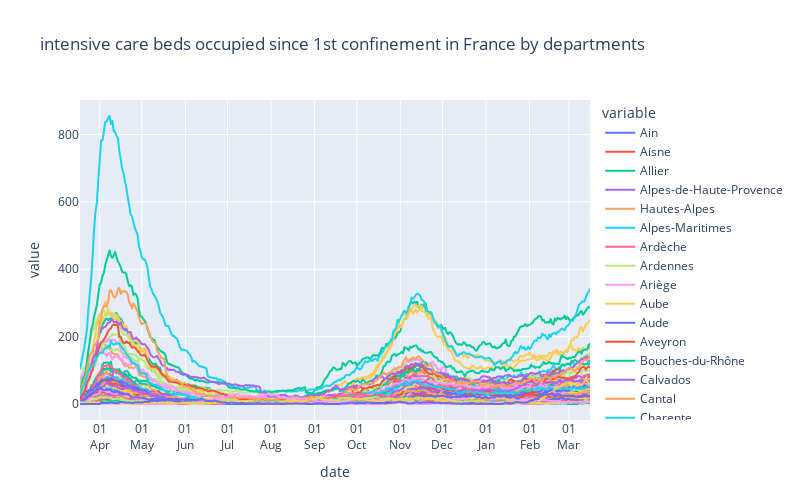

This figure's notebook cell:
### Code cell
fig = px.line(rea_all_nom, x="date", y=rea_all_nom.columns,
              hover_data={"date": "|%B %d, %Y"},
              title='intensive care beds occupied since 1st confinement in France by departments', height=500, width=800)
fig.update_xaxes(
    dtick='M1',
    tickformat="%d\n%b")
fig.show()

### Figure 1 — Plotly figure (JSON) as saved in the notebook; plotly's stock layout.template omitted (floating-point values rounded to 4 significant figures; data arrays with more than 128 entries replaced by an {"elided": "..."} marker saying what was removed)
{"data": [{"hovertemplate": "variable=Ain<br>date=%{x|%B %d, %Y}<br>value=%{y}<extra></extra>", "legendgroup": "Ain", "line": {"color": "#636efa", "dash": "solid"}, "mode": "lines", "name": "Ain", "showlegend": true, "type": "scattergl", "x": {"elided": "364 str values"}, "xaxis": "x", "y": {"elided": "364 int values"}, "yaxis": "y"}, {"hovertemplate": "variable=Aisne<br>date=%{x|%B %d, %Y}<br>value=%{y}<extra></extra>", "legendgroup": "Aisne", "line": {"color": "#EF553B", "dash": "solid"}, "mode": "lines", "name": "Aisne", "showlegend": true, "type": "scattergl", "x": {"elided": "364 str values"}, "xaxis": "x", "y": {"elided": "364 int values"}, "yaxis": "y"}, {"hovertemplate": "variable=Allier<br>date=%{x|%B %d, %Y}<br>value=%{y}<extra></extra>", "legendgroup": "Allier", "line": {"color": "#00cc96", "dash": "solid"}, "mode": "lines", "name": "Allier", "showlegend": true, "type": "scattergl", "x": {"elided": "364 str values"}, "xaxis": "x", "y": {"elided": "364 int values"}, "yaxis": "y"}, {"hovertemplate": "variable=Alpes-de-Haute-Provence<br>date=%{x|%B %d, %Y}<br>value=%{y}<extra></extra>", "legendgroup": "Alpes-de-Haute-Provence", "line": {"color": "#ab63fa", "dash": "solid"}, "mode": "lines", "name": "Alpes-de-Haute-Provence", "showlegend": true, "type": "scattergl", "x": {"elided": "364 str values"}, "xaxis": "x", "y": {"elided": "364 int values"}, "yaxis": "y"}, {"hovertemplate": "variable=Hautes-Alpes<br>date=%{x|%B %d, %Y}<br>value=%{y}<extra></extra>", "legendgroup": "Hautes-Alpes", "line": {"color": "#FFA15A", "dash": "solid"}, "mode": "lines", "name": "Hautes-Alpes", "showlegend": true, "type": "scattergl", "x": {"elided": "364 str values"}, "xaxis": "x", "y": {"elided": "364 int values"}, "yaxis": "y"}, {"hovertemplate": "variable=Alpes-Maritimes<br>date=%{x|%B %d, %Y}<br>value=%{y}<extra></extra>", "legendgroup": "Alpes-Maritimes", "line": {"color": "#19d3f3", "dash": "solid"}, "mode": "lines", "name": "Alpes-Maritimes", "showlegend": true, "type": "scattergl", "x": {"elided": "364 str values"}, "xaxis": "x", "y": {"elided": "364 int values"}, "yaxis": "y"}, {"hovertemplate": "variable=Ardèche<br>date=%{x|%B %d, %Y}<br>value=%{y}<extra></extra>", "legendgroup": "Ardèche", "line": {"color": "#FF6692", "dash": "solid"}, "mode": "lines", "name": "Ardèche", "showlegend": true, "type": "scattergl", "x": {"elided": "364 str values"}, "xaxis": "x", "y": {"elided": "364 int values"}, "yaxis": "y"}, {"hovertemplate": "variable=Ardennes<br>date=%{x|%B %d, %Y}<br>value=%{y}<extra></extra>", "legendgroup": "Ardennes", "line": {"color": "#B6E880", "dash": "solid"}, "mode": "lines", "name": "Ardennes", "showlegend": true, "type": "scattergl", "x": {"elided": "364 str values"}, "xaxis": "x", "y": {"elided": "364 int values"}, "yaxis": "y"}, {"hovertemplate": "variable=Ariège<br>date=%{x|%B %d, %Y}<br>value=%{y}<extra></extra>", "legendgroup": "Ariège", "line": {"color": "#FF97FF", "dash": "solid"}, "mode": "lines", "name": "Ariège", "showlegend": true, "type": "scattergl", "x": {"elided": "364 str values"}, "xaxis": "x", "y": {"elided": "364 int values"}, "yaxis": "y"}, {"hovertemplate": "variable=Aube<br>date=%{x|%B %d, %Y}<br>value=%{y}<extra></extra>", "legendgroup": "Aube", "line": {"color": "#FECB52", "dash": "solid"}, "mode": "lines", "name": "Aube", "showlegend": true, "type": "scattergl", "x": {"elided": "364 str values"}, "xaxis": "x", "y": {"elided": "364 int values"}, "yaxis": "y"}, {"hovertemplate": "variable=Aude<br>date=%{x|%B %d, %Y}<br>value=%{y}<extra></extra>", "legendgroup": "Aude", "line": {"color": "#636efa", "dash": "solid"}, "mode": "lines", "name": "Aude", "showlegend": true, "type": "scattergl", "x": {"elided": "364 str values"}, "xaxis": "x", "y": {"elided": "364 int values"}, "yaxis": "y"}, {"hovertemplate": "variable=Aveyron<br>date=%{x|%B %d, %Y}<br>value=%{y}<extra></extra>", "legendgroup": "Aveyron", "line": {"color": "#EF553B", "dash": "solid"}, "mode": "lines", "name": "Aveyron", "showlegend": true, "type": "scattergl", "x": {"elided": "364 str values"}, "xaxis": "x", "y": {"elided": "364 int values"}, "yaxis": "y"}, {"hovertemplate": "variable=Bouches-du-Rhône<br>date=%{x|%B %d, %Y}<br>value=%{y}<extra></extra>", "legendgroup": "Bouches-du-Rhône", "line": {"color": "#00cc96", "dash": "solid"}, "mode": "lines", "name": "Bouches-du-Rhône", "showlegend": true, "type": "scattergl", "x": {"elided": "364 str values"}, "xaxis": "x", "y": {"elided": "364 int values"}, "yaxis": "y"}, {"hovertemplate": "variable=Calvados<br>date=%{x|%B %d, %Y}<br>value=%{y}<extra></extra>", "legendgroup": "Calvados", "line": {"color": "#ab63fa", "dash": "solid"}, "mode": "lines", "name": "Calvados", "showlegend": true, "type": "scattergl", "x": {"elided": "364 str values"}, "xaxis": "x", "y": {"elided": "364 int values"}, "yaxis": "y"}, {"hovertemplate": "variable=Cantal<br>date=%{x|%B %d, %Y}<br>value=%{y}<extra></extra>", "legendgroup": "Cantal", "line": {"color": "#FFA15A", "dash": "solid"}, "mode": "lines", "name": "Cantal", "showlegend": true, "type": "scattergl", "x": {"elided": "364 str values"}, "xaxis": "x", "y": {"elided": "364 int values"}, "yaxis": "y"}, {"hovertemplate": "variable=Charente<br>date=%{x|%B %d, %Y}<br>value=%{y}<extra></extra>", "legendgroup": "Charente", "line": {"color": "#19d3f3", "dash": "solid"}, "mode": "lines", "name": "Charente", "showlegend": true, "type": "scattergl", "x": {"elided": "364 str values"}, "xaxis": "x", "y": {"elided": "364 int values"}, "yaxis": "y"}, {"hovertemplate": "variable=Charente-Maritime<br>date=%{x|%B %d, %Y}<br>value=%{y}<extra></extra>", "legendgroup": "Charente-Maritime", "line": {"color": "#FF6692", "dash": "solid"}, "mode": "lines", "name": "Charente-Maritime", "showlegend": true, "type": "scattergl", "x": {"elided": "364 str values"}, "xaxis": "x", "y": {"elided": "364 int values"}, "yaxis": "y"}, {"hovertemplate": "variable=Cher<br>date=%{x|%B %d, %Y}<br>value=%{y}<extra></extra>", "legendgroup": "Cher", "line": {"color": "#B6E880", "dash": "solid"}, "mode": "lines", "name": "Cher", "showlegend": true, "type": "scattergl", "x": {"elided": "364 str values"}, "xaxis": "x", "y": {"elided": "364 int values"}, "yaxis": "y"}, {"hovertemplate": "variable=Corrèze<br>date=%{x|%B %d, %Y}<br>value=%{y}<extra></extra>", "legendgroup": "Corrèze", "line": {"color": "#FF97FF", "dash": "solid"}, "mode": "lines", "name": "Corrèze", "showlegend": true, "type": "scattergl", "x": {"elided": "364 str values"}, "xaxis": "x", "y": {"elided": "364 int values"}, "yaxis": "y"}, {"hovertemplate": "variable=Côte-d'Or<br>date=%{x|%B %d, %Y}<br>value=%{y}<extra></extra>", "legendgroup": "Côte-d'Or", "line": {"color": "#FECB52", "dash": "solid"}, "mode": "lines", "name": "Côte-d'Or", "showlegend": true, "type": "scattergl", "x": {"elided": "364 str values"}, "xaxis": "x", "y": {"elided": "364 int values"}, "yaxis": "y"}, {"hovertemplate": "variable=Côtes-d'Armor<br>date=%{x|%B %d, %Y}<br>value=%{y}<extra></extra>", "legendgroup": "Côtes-d'Armor", "line": {"color": "#636efa", "dash": "solid"}, "mode": "lines", "name": "Côtes-d'Armor", "showlegend": true, "type": "scattergl", "x": {"elided": "364 str values"}, "xaxis": "x", "y": {"elided": "364 int values"}, "yaxis": "y"}, {"hovertemplate": "variable=Creuse<br>date=%{x|%B %d, %Y}<br>value=%{y}<extra></extra>", "legendgroup": "Creuse", "line": {"color": "#EF553B", "dash": "solid"}, "mode": "lines", "name": "Creuse", "showlegend": true, "type": "scattergl", "x": {"elided": "364 str values"}, "xaxis": "x", "y": {"elided": "364 int values"}, "yaxis": "y"}, {"hovertemplate": "variable=Dordogne<br>date=%{x|%B %d, %Y}<br>value=%{y}<extra></extra>", "legendgroup": "Dordogne", "line": {"color": "#00cc96", "dash": "solid"}, "mode": "lines", "name": "Dordogne", "showlegend": true, "type": "scattergl", "x": {"elided": "364 str values"}, "xaxis": "x", "y": {"elided": "364 int values"}, "yaxis": "y"}, {"hovertemplate": "variable=Doubs<br>date=%{x|%B %d, %Y}<br>value=%{y}<extra></extra>", "legendgroup": "Doubs", "line": {"color": "#ab63fa", "dash": "solid"}, "mode": "lines", "name": "Doubs", "showlegend": true, "type": "scattergl", "x": {"elided": "364 str values"}, "xaxis": "x", "y": {"elided": "364 int values"}, "yaxis": "y"}, {"hovertemplate": "variable=Drôme<br>date=%{x|%B %d, %Y}<br>value=%{y}<extra></extra>", "legendgroup": "Drôme", "line": {"color": "#FFA15A", "dash": "solid"}, "mode": "lines", "name": "Drôme", "showlegend": true, "type": "scattergl", "x": {"elided": "364 str values"}, "xaxis": "x", "y": {"elided": "364 int values"}, "yaxis": "y"}, {"hovertemplate": "variable=Eure<br>date=%{x|%B %d, %Y}<br>value=%{y}<extra></extra>", "legendgroup": "Eure", "line": {"color": "#19d3f3", "dash": "solid"}, "mode": "lines", "name": "Eure", "showlegend": true, "type": "scattergl", "x": {"elided": "364 str values"}, "xaxis": "x", "y": {"elided": "364 int values"}, "yaxis": "y"}, {"hovertemplate": "variable=Eure-et-Loir<br>date=%{x|%B %d, %Y}<br>value=%{y}<extra></extra>", "legendgroup": "Eure-et-Loir", "line": {"color": "#FF6692", "dash": "solid"}, "mode": "lines", "name": "Eure-et-Loir", "showlegend": true, "type": "scattergl", "x": {"elided": "364 str values"}, "xaxis": "x", "y": {"elided": "364 int values"}, "yaxis": "y"}, {"hovertemplate": "variable=Finistère<br>date=%{x|%B %d, %Y}<br>value=%{y}<extra></extra>", "legendgroup": "Finistère", "line": {"color": "#B6E880", "dash": "solid"}, "mode": "lines", "name": "Finistère", "showlegend": true, "type": "scattergl", "x": {"elided": "364 str values"}, "xaxis": "x", "y": {"elided": "364 int values"}, "yaxis": "y"}, {"hovertemplate": "variable=Corse-du-Sud<br>date=%{x|%B %d, %Y}<br>value=%{y}<extra></extra>", "legendgroup": "Corse-du-Sud", "line": {"color": "#FF97FF", "dash": "solid"}, "mode": "lines", "name": "Corse-du-Sud", "showlegend": true, "type": "scattergl", "x": {"elided": "364 str values"}, "xaxis": "x", "y": {"elided": "364 int values"}, "yaxis": "y"}, {"hovertemplate": "variable=Haute-Corse<br>date=%{x|%B %d, %Y}<br>value=%{y}<extra></extra>", "legendgroup": "Haute-Corse", "line": {"color": "#FECB52", "dash": "solid"}, "mode": "lines", "name": "Haute-Corse", "showlegend": true, "type": "scattergl", "x": {"elided": "364 str values"}, "xaxis": "x", "y": {"elided": "364 int values"}, "yaxis": "y"}, {"hovertemplate": "variable=Gard<br>date=%{x|%B %d, %Y}<br>value=%{y}<extra></extra>", "legendgroup": "Gard", "line": {"color": "#636efa", "dash": "solid"}, "mode": "lines", "name": "Gard", "showlegend": true, "type": "scattergl", "x": {"elided": "364 str values"}, "xaxis": "x", "y": {"elided": "364 int values"}, "yaxis": "y"}, {"hovertemplate": "variable=Haute-Garonne<br>date=%{x|%B %d, %Y}<br>value=%{y}<extra></extra>", "legendgroup": "Haute-Garonne", "line": {"color": "#EF553B", "dash": "solid"}, "mode": "lines", "name": "Haute-Garonne", "showlegend": true, "type": "scattergl", "x": {"elided": "364 str values"}, "xaxis": "x", "y": {"elided": "364 int values"}, "yaxis": "y"}, {"hovertemplate": "variable=Gers<br>date=%{x|%B %d, %Y}<br>value=%{y}<extra></extra>", "legendgroup": "Gers", "line": {"color": "#00cc96", "dash": "solid"}, "mode": "lines", "name": "Gers", "showlegend": true, "type": "scattergl", "x": {"elided": "364 str values"}, "xaxis": "x", "y": {"elided": "364 int values"}, "yaxis": "y"}, {"hovertemplate": "variable=Gironde<br>date=%{x|%B %d, %Y}<br>value=%{y}<extra></extra>", "legendgroup": "Gironde", "line": {"color": "#ab63fa", "dash": "solid"}, "mode": "lines", "name": "Gironde", "showlegend": true, "type": "scattergl", "x": {"elided": "364 str values"}, "xaxis": "x", "y": {"elided": "364 int values"}, "yaxis": "y"}, {"hovertemplate": "variable=Hérault<br>date=%{x|%B %d, %Y}<br>value=%{y}<extra></extra>", "legendgroup": "Hérault", "line": {"color": "#FFA15A", "dash": "solid"}, "mode": "lines", "name": "Hérault", "showlegend": true, "type": "scattergl", "x": {"elided": "364 str values"}, "xaxis": "x", "y": {"elided": "364 int values"}, "yaxis": "y"}, {"hovertemplate": "variable=Ille-et-Vilaine<br>date=%{x|%B %d, %Y}<br>value=%{y}<extra></extra>", "legendgroup": "Ille-et-Vilaine", "line": {"color": "#19d3f3", "dash": "solid"}, "mode": "lines", "name": "Ille-et-Vilaine", "showlegend": true, "type": "scattergl", "x": {"elided": "364 str values"}, "xaxis": "x", "y": {"elided": "364 int values"}, "yaxis": "y"}, {"hovertemplate": "variable=Indre<br>date=%{x|%B %d, %Y}<br>value=%{y}<extra></extra>", "legendgroup": "Indre", "line": {"color": "#FF6692", "dash": "solid"}, "mode": "lines", "name": "Indre", "showlegend": true, "type": "scattergl", "x": {"elided": "364 str values"}, "xaxis": "x", "y": {"elided": "364 int values"}, "yaxis": "y"}, {"hovertemplate": "variable=Indre-et-Loire<br>date=%{x|%B %d, %Y}<br>value=%{y}<extra></extra>", "legendgroup": "Indre-et-Loire", "line": {"color": "#B6E880", "dash": "solid"}, "mode": "lines", "name": "Indre-et-Loire", "showlegend": true, "type": "scattergl", "x": {"elided": "364 str values"}, "xaxis": "x", "y": {"elided": "364 int values"}, "yaxis": "y"}, {"hovertemplate": "variable=Isère<br>date=%{x|%B %d, %Y}<br>value=%{y}<extra></extra>", "legendgroup": "Isère", "line": {"color": "#FF97FF", "dash": "solid"}, "mode": "lines", "name": "Isère", "showlegend": true, "type": "scattergl", "x": {"elided": "364 str values"}, "xaxis": "x", "y": {"elided": "364 int values"}, "yaxis": "y"}, {"hovertemplate": "variable=Jura<br>date=%{x|%B %d, %Y}<br>value=%{y}<extra></extra>", "legendgroup": "Jura", "line": {"color": "#FECB52", "dash": "solid"}, "mode": "lines", "name": "Jura", "showlegend": true, "type": "scattergl", "x": {"elided": "364 str values"}, "xaxis": "x", "y": {"elided": "364 int values"}, "yaxis": "y"}, {"hovertemplate": "variable=Landes<br>date=%{x|%B %d, %Y}<br>value=%{y}<extra></extra>", "legendgroup": "Landes", "line": {"color": "#636efa", "dash": "solid"}, "mode": "lines", "name": "Landes", "showlegend": true, "type": "scattergl", "x": {"elided": "364 str values"}, "xaxis": "x", "y": {"elided": "364 int values"}, "yaxis": "y"}, {"hovertemplate": "variable=Loir-et-Cher<br>date=%{x|%B %d, %Y}<br>value=%{y}<extra></extra>", "legendgroup": "Loir-et-Cher", "line": {"color": "#EF553B", "dash": "solid"}, "mode": "lines", "name": "Loir-et-Cher", "showlegend": true, "type": "scattergl", "x": {"elided": "364 str values"}, "xaxis": "x", "y": {"elided": "364 int values"}, "yaxis": "y"}, {"hovertemplate": "variable=Loire<br>date=%{x|%B %d, %Y}<br>value=%{y}<extra></extra>", "legendgroup": "Loire", "line": {"color": "#00cc96", "dash": "solid"}, "mode": "lines", "name": "Loire", "showlegend": true, "type": "scattergl", "x": {"elided": "364 str values"}, "xaxis": "x", "y": {"elided": "364 int values"}, "yaxis": "y"}, {"hovertemplate": "variable=Haute-Loire<br>date=%{x|%B %d, %Y}<br>value=%{y}<extra></extra>", "legendgroup": "Haute-Loire", "line": {"color": "#ab63fa", "dash": "solid"}, "mode": "lines", "name": "Haute-Loire", "showlegend": true, "type": "scattergl", "x": {"elided": "364 str values"}, "xaxis": "x", "y": {"elided": "364 int values"}, "yaxis": "y"}, {"hovertemplate": "variable=Loire-Atlantique<br>date=%{x|%B %d, %Y}<br>value=%{y}<extra></extra>", "legendgroup": "Loire-Atlantique", "line": {"color": "#FFA15A", "dash": "solid"}, "mode": "lines", "name": "Loire-Atlantique", "showlegend": true, "type": "scattergl", "x": {"elided": "364 str values"}, "xaxis": "x", "y": {"elided": "364 int values"}, "yaxis": "y"}, {"hovertemplate": "variable=Loiret<br>date=%{x|%B %d, %Y}<br>value=%{y}<extra></extra>", "legendgroup": "Loiret", "line": {"color": "#19d3f3", "dash": "solid"}, "mode": "lines", "name": "Loiret", "showlegend": true, "type": "scattergl", "x": {"elided": "364 str values"}, "xaxis": "x", "y": {"elided": "364 int values"}, "yaxis": "y"}, {"hovertemplate": "variable=Lot<br>date=%{x|%B %d, %Y}<br>value=%{y}<extra></extra>", "legendgroup": "Lot", "line": {"color": "#FF6692", "dash": "solid"}, "mode": "lines", "name": "Lot", "showlegend": true, "type": "scattergl", "x": {"elided": "364 str values"}, "xaxis": "x", "y": {"elided": "364 int values"}, "yaxis": "y"}, {"hovertemplate": "variable=Lot-et-Garonne<br>date=%{x|%B %d, %Y}<br>value=%{y}<extra></extra>", "legendgroup": "Lot-et-Garonne", "line": {"color": "#B6E880", "dash": "solid"}, "mode": "lines", "name": "Lot-et-Garonne", "showlegend": true, "type": "scattergl", "x": {"elided": "364 str values"}, "xaxis": "x", "y": {"elided": "364 int values"}, "yaxis": "y"}, {"hovertemplate": "variable=Lozère<br>date=%{x|%B %d, %Y}<br>value=%{y}<extra></extra>", "legendgroup": "Lozère", "line": {"color": "#FF97FF", "dash": "solid"}, "mode": "lines", "name": "Lozère", "showlegend": true, "type": "scattergl", "x": {"elided": "364 str values"}, "xaxis": "x", "y": {"elided": "364 int values"}, "yaxis": "y"}, {"hovertemplate": "variable=Maine-et-Loire<br>date=%{x|%B %d, %Y}<br>value=%{y}<extra></extra>", "legendgroup": "Maine-et-Loire", "line": {"color": "#FECB52", "dash": "solid"}, "mode": "lines", "name": "Maine-et-Loire", "showlegend": true, "type": "scattergl", "x": {"elided": "364 str values"}, "xaxis": "x", "y": {"elided": "364 int values"}, "yaxis": "y"}, {"hovertemplate": "variable=Manche<br>date=%{x|%B %d, %Y}<br>value=%{y}<extra></extra>", "legendgroup": "Manche", "line": {"color": "#636efa", "dash": "solid"}, "mode": "lines", "name": "Manche", "showlegend": true, "type": "scattergl", "x": {"elided": "364 str values"}, "xaxis": "x", "y": {"elided": "364 int values"}, "yaxis": "y"}, {"hovertemplate": "variable=Marne<br>date=%{x|%B %d, %Y}<br>value=%{y}<extra></extra>", "legendgroup": "Marne", "line": {"color": "#EF553B", "dash": "solid"}, "mode": "lines", "name": "Marne", "showlegend": true, "type": "scattergl", "x": {"elided": "364 str values"}, "xaxis": "x", "y": {"elided": "364 int values"}, "yaxis": "y"}, {"hovertemplate": "variable=Haute-Marne<br>date=%{x|%B %d, %Y}<br>value=%{y}<extra></extra>", "legendgroup": "Haute-Marne", "line": {"color": "#00cc96", "dash": "solid"}, "mode": "lines", "name": "Haute-Marne", "showlegend": true, "type": "scattergl", "x": {"elided": "364 str values"}, "xaxis": "x", "y": {"elided": "364 int values"}, "yaxis": "y"}, {"hovertemplate": "variable=Mayenne<br>date=%{x|%B %d, %Y}<br>value=%{y}<extra></extra>", "legendgroup": "Mayenne", "line": {"color": "#ab63fa", "dash": "solid"}, "mode": "lines", "name": "Mayenne", "showlegend": true, "type": "scattergl", "x": {"elided": "364 str values"}, "xaxis": "x", "y": {"elided": "364 int values"}, "yaxis": "y"}, {"hovertemplate": "variable=Meurthe-et-Moselle<br>date=%{x|%B %d, %Y}<br>value=%{y}<extra></extra>", "legendgroup": "Meurthe-et-Moselle", "line": {"color": "#FFA15A", "dash": "solid"}, "mode": "lines", "name": "Meurthe-et-Moselle", "showlegend": true, "type": "scattergl", "x": {"elided": "364 str values"}, "xaxis": "x", "y": {"elided": "364 int values"}, "yaxis": "y"}, {"hovertemplate": "variable=Meuse<br>date=%{x|%B %d, %Y}<br>value=%{y}<extra></extra>", "legendgroup": "Meuse", "line": {"color": "#19d3f3", "dash": "solid"}, "mode": "lines", "name": "Meuse", "showlegend": true, "type": "scattergl", "x": {"elided": "364 str values"}, "xaxis": "x", "y": {"elided": "364 int values"}, "yaxis": "y"}, {"hovertemplate": "variable=Morbihan<br>date=%{x|%B %d, %Y}<br>value=%{y}<extra></extra>", "legendgroup": "Morbihan", "line": {"color": "#FF6692", "dash": "solid"}, "mode": "lines", "name": "Morbihan", "showlegend": true, "type": "scattergl", "x": {"elided": "364 str values"}, "xaxis": "x", "y": {"elided": "364 int values"}, "yaxis": "y"}, {"hovertemplate": "variable=Moselle<br>date=%{x|%B %d, %Y}<br>value=%{y}<extra></extra>", "legendgroup": "Moselle", "line": {"color": "#B6E880", "dash": "solid"}, "mode": "lines", "name": "Moselle", "showlegend": true, "type": "scattergl", "x": {"elided": "364 str values"}, "xaxis": "x", "y": {"elided": "364 int values"}, "yaxis": "y"}, {"hovertemplate": "variable=Nièvre<br>date=%{x|%B %d, %Y}<br>value=%{y}<extra></extra>", "legendgroup": "Nièvre", "line": {"color": "#FF97FF", "dash": "solid"}, "mode": "lines", "name": "Nièvre", "showlegend": true, "type": "scattergl", "x": {"elided": "364 str values"}, "xaxis": "x", "y": {"elided": "364 int values"}, "yaxis": "y"}, {"hovertemplate": "variable=Nord<br>date=%{x|%B %d, %Y}<br>value=%{y}<extra></extra>", "legendgroup": "Nord", "line": {"color": "#FECB52", "dash": "solid"}, "mode": "lines", "name": "Nord", "showlegend": true, "type": "scattergl", "x": {"elided": "364 str values"}, "xaxis": "x", "y": {"elided": "364 int values"}, "yaxis": "y"}, {"hovertemplate": "variable=Oise<br>date=%{x|%B %d, %Y}<br>value=%{y}<extra></extra>", "legendgroup": "Oise", "line": {"color": "#636efa", "dash": "solid"}, "mode": "lines", "name": "Oise", "showlegend": true, "type": "scattergl", "x": {"elided": "364 str values"}, "xaxis": "x", "y": {"elided": "364 int values"}, "yaxis": "y"}, {"hovertemplate": "variable=Orne<br>date=%{x|%B %d, %Y}<br>value=%{y}<extra></extra>", "legendgroup": "Orne", "line": {"color": "#EF553B", "dash": "solid"}, "mode": "lines", "name": "Orne", "showlegend": true, "type": "scattergl", "x": {"elided": "364 str values"}, "xaxis": "x", "y": {"elided": "364 int values"}, "yaxis": "y"}, {"hovertemplate": "variable=Pas-de-Calais<br>date=%{x|%B %d, %Y}<br>value=%{y}<extra></extra>", "legendgroup": "Pas-de-Calais", "line": {"color": "#00cc96", "dash": "solid"}, "mode": "lines", "name": "Pas-de-Calais", "showlegend": true, "type": "scattergl", "x": {"elided": "364 str values"}, "xaxis": "x", "y": {"elided": "364 int values"}, "yaxis": "y"}, {"hovertemplate": "variable=Puy-de-Dôme<br>date=%{x|%B %d, %Y}<br>value=%{y}<extra></extra>", "legendgroup": "Puy-de-Dôme", "line": {"color": "#ab63fa", "dash": "solid"}, "mode": "lines", "name": "Puy-de-Dôme", "showlegend": true, "type": "scattergl", "x": {"elided": "364 str values"}, "xaxis": "x", "y": {"elided": "364 int values"}, "yaxis": "y"}, {"hovertemplate": "variable=Pyrénées-Atlantiques<br>date=%{x|%B %d, %Y}<br>value=%{y}<extra></extra>", "legendgroup": "Pyrénées-Atlantiques", "line": {"color": "#FFA15A", "dash": "solid"}, "mode": "lines", "name": "Pyrénées-Atlantiques", "showlegend": true, "type": "scattergl", "x": {"elided": "364 str values"}, "xaxis": "x", "y": {"elided": "364 int values"}, "yaxis": "y"}, {"hovertemplate": "variable=Hautes-Pyrénées<br>date=%{x|%B %d, %Y}<br>value=%{y}<extra></extra>", "legendgroup": "Hautes-Pyrénées", "line": {"color": "#19d3f3", "dash": "solid"}, "mode": "lines", "name": "Hautes-Pyrénées", "showlegend": true, "type": "scattergl", "x": {"elided": "364 str values"}, "xaxis": "x", "y": {"elided": "364 int values"}, "yaxis": "y"}, {"hovertemplate": "variable=Pyrénées-Orientales<br>date=%{x|%B %d, %Y}<br>value=%{y}<extra></extra>", "legendgroup": "Pyrénées-Orientales", "line": {"color": "#FF6692", "dash": "solid"}, "mode": "lines", "name": "Pyrénées-Orientales", "showlegend": true, "type": "scattergl", "x": {"elided": "364 str values"}, "xaxis": "x", "y": {"elided": "364 int values"}, "yaxis": "y"}, {"hovertemplate": "variable=Bas-Rhin<br>date=%{x|%B %d, %Y}<br>value=%{y}<extra></extra>", "legendgroup": "Bas-Rhin", "line": {"color": "#B6E880", "dash": "solid"}, "mode": "lines", "name": "Bas-Rhin", "showlegend": true, "type": "scattergl", "x": {"elided": "364 str values"}, "xaxis": "x", "y": {"elided": "364 int values"}, "yaxis": "y"}, {"hovertemplate": "variable=Haut-Rhin<br>date=%{x|%B %d, %Y}<br>value=%{y}<extra></extra>", "legendgroup": "Haut-Rhin", "line": {"color": "#FF97FF", "dash": "solid"}, "mode": "lines", "name": "Haut-Rhin", "showlegend": true, "type": "scattergl", "x": {"elided": "364 str values"}, "xaxis": "x", "y": {"elided": "364 int values"}, "yaxis": "y"}, {"hovertemplate": "variable=Rhône<br>date=%{x|%B %d, %Y}<br>value=%{y}<extra></extra>", "legendgroup": "Rhône", "line": {"color": "#FECB52", "dash": "solid"}, "mode": "lines", "name": "Rhône", "showlegend": true, "type": "scattergl", "x": {"elided": "364 str values"}, "xaxis": "x", "y": {"elided": "364 int values"}, "yaxis": "y"}, {"hovertemplate": "variable=Haute-Saône<br>date=%{x|%B %d, %Y}<br>value=%{y}<extra></extra>", "legendgroup": "Haute-Saône", "line": {"color": "#636efa", "dash": "solid"}, "mode": "lines", "name": "Haute-Saône", "showlegend": true, "type": "scattergl", "x": {"elided": "364 str values"}, "xaxis": "x", "y": {"elided": "364 int values"}, "yaxis": "y"}, {"hovertemplate": "variable=Saône-et-Loire<br>date=%{x|%B %d, %Y}<br>value=%{y}<extra></extra>", "legendgroup": "Saône-et-Loire", "line": {"color": "#EF553B", "dash": "solid"}, "mode": "lines", "name": "Saône-et-Loire", "showlegend": true, "type": "scattergl", "x": {"elided": "364 str values"}, "xaxis": "x", "y": {"elided": "364 int values"}, "yaxis": "y"}, {"hovertemplate": "variable=Sarthe<br>date=%{x|%B %d, %Y}<br>value=%{y}<extra></extra>", "legendgroup": "Sarthe", "line": {"color": "#00cc96", "dash": "solid"}, "mode": "lines", "name": "Sarthe", "showlegend": true, "type": "scattergl", "x": {"elided": "364 str values"}, "xaxis": "x", "y": {"elided": "364 int values"}, "yaxis": "y"}, {"hovertemplate": "variable=Savoie<br>date=%{x|%B %d, %Y}<br>value=%{y}<extra></extra>", "legendgroup": "Savoie", "line": {"color": "#ab63fa", "dash": "solid"}, "mode": "lines", "name": "Savoie", "showlegend": true, "type": "scattergl", "x": {"elided": "364 str values"}, "xaxis": "x", "y": {"elided": "364 int values"}, "yaxis": "y"}, {"hovertemplate": "variable=Haute-Savoie<br>date=%{x|%B %d, %Y}<br>value=%{y}<extra></extra>", "legendgroup": "Haute-Savoie", "line": {"color": "#FFA15A", "dash": "solid"}, "mode": "lines", "name": "Haute-Savoie", "showlegend": true, "type": "scattergl", "x": {"elided": "364 str values"}, "xaxis": "x", "y": {"elided": "364 int values"}, "yaxis": "y"}, {"hovertemplate": "variable=Paris<br>date=%{x|%B %d, %Y}<br>value=%{y}<extra></extra>", "legendgroup": "Paris", "line": {"color": "#19d3f3", "dash": "solid"}, "mode": "lines", "name": "Paris", "showlegend": true, "type": "scattergl", "x": {"elided": "364 str values"}, "xaxis": "x", "y": {"elided": "364 int values"}, "yaxis": "y"}, {"hovertemplate": "variable=Seine-Maritime<br>date=%{x|%B %d, %Y}<br>value=%{y}<extra></extra>", "legendgroup": "Seine-Maritime", "line": {"color": "#FF6692", "dash": "solid"}, "mode": "lines", "name": "Seine-Maritime", "showlegend": true, "type": "scattergl", "x": {"elided": "364 str values"}, "xaxis": "x", "y": {"elided": "364 int values"}, "yaxis": "y"}, {"hovertemplate": "variable=Seine-et-Marne<br>date=%{x|%B %d, %Y}<br>value=%{y}<extra></extra>", "legendgroup": "Seine-et-Marne", "line": {"color": "#B6E880", "dash": "solid"}, "mode": "lines", "name": "Seine-et-Marne", "showlegend": true, "type": "scattergl", "x": {"elided": "364 str values"}, "xaxis": "x", "y": {"elided": "364 int values"}, "yaxis": "y"}, {"hovertemplate": "variable=Yvelines<br>date=%{x|%B %d, %Y}<br>value=%{y}<extra></extra>", "legendgroup": "Yvelines", "line": {"color": "#FF97FF", "dash": "solid"}, "mode": "lines", "name": "Yvelines", "showlegend": true, "type": "scattergl", "x": {"elided": "364 str values"}, "xaxis": "x", "y": {"elided": "364 int values"}, "yaxis": "y"}, {"hovertemplate": "variable=Deux-Sèvres<br>date=%{x|%B %d, %Y}<br>value=%{y}<extra></extra>", "legendgroup": "Deux-Sèvres", "line": {"color": "#FECB52", "dash": "solid"}, "mode": "lines", "name": "Deux-Sèvres", "showlegend": true, "type": "scattergl", "x": {"elided": "364 str values"}, "xaxis": "x", "y": {"elided": "364 int values"}, "yaxis": "y"}, {"hovertemplate": "variable=Somme<br>date=%{x|%B %d, %Y}<br>value=%{y}<extra></extra>", "legendgroup": "Somme", "line": {"color": "#636efa", "dash": "solid"}, "mode": "lines", "name": "Somme", "showlegend": true, "type": "scattergl", "x": {"elided": "364 str values"}, "xaxis": "x", "y": {"elided": "364 int values"}, "yaxis": "y"}, {"hovertemplate": "variable=Tarn<br>date=%{x|%B %d, %Y}<br>value=%{y}<extra></extra>", "legendgroup": "Tarn", "line": {"color": "#EF553B", "dash": "solid"}, "mode": "lines", "name": "Tarn", "showlegend": true, "type": "scattergl", "x": {"elided": "364 str values"}, "xaxis": "x", "y": {"elided": "364 int values"}, "yaxis": "y"}, {"hovertemplate": "variable=Tarn-et-Garonne<br>date=%{x|%B %d, %Y}<br>value=%{y}<extra></extra>", "legendgroup": "Tarn-et-Garonne", "line": {"color": "#00cc96", "dash": "solid"}, "mode": "lines", "name": "Tarn-et-Garonne", "showlegend": true, "type": "scattergl", "x": {"elided": "364 str values"}, "xaxis": "x", "y": {"elided": "364 int values"}, "yaxis": "y"}, {"hovertemplate": "variable=Var<br>date=%{x|%B %d, %Y}<br>value=%{y}<extra></extra>", "legendgroup": "Var", "line": {"color": "#ab63fa", "dash": "solid"}, "mode": "lines", "name": "Var", "showlegend": true, "type": "scattergl", "x": {"elided": "364 str values"}, "xaxis": "x", "y": {"elided": "364 int values"}, "yaxis": "y"}, {"hovertemplate": "variable=Vaucluse<br>date=%{x|%B %d, %Y}<br>value=%{y}<extra></extra>", "legendgroup": "Vaucluse", "line": {"color": "#FFA15A", "dash": "solid"}, "mode": "lines", "name": "Vaucluse", "showlegend": true, "type": "scattergl", "x": {"elided": "364 str values"}, "xaxis": "x", "y": {"elided": "364 int values"}, "yaxis": "y"}, {"hovertemplate": "variable=Vendée<br>date=%{x|%B %d, %Y}<br>value=%{y}<extra></extra>", "legendgroup": "Vendée", "line": {"color": "#19d3f3", "dash": "solid"}, "mode": "lines", "name": "Vendée", "showlegend": true, "type": "scattergl", "x": {"elided": "364 str values"}, "xaxis": "x", "y": {"elided": "364 int values"}, "yaxis": "y"}, {"hovertemplate": "variable=Vienne<br>date=%{x|%B %d, %Y}<br>value=%{y}<extra></extra>", "legendgroup": "Vienne", "line": {"color": "#FF6692", "dash": "solid"}, "mode": "lines", "name": "Vienne", "showlegend": true, "type": "scattergl", "x": {"elided": "364 str values"}, "xaxis": "x", "y": {"elided": "364 int values"}, "yaxis": "y"}, {"hovertemplate": "variable=Haute-Vienne<br>date=%{x|%B %d, %Y}<br>value=%{y}<extra></extra>", "legendgroup": "Haute-Vienne", "line": {"color": "#B6E880", "dash": "solid"}, "mode": "lines", "name": "Haute-Vienne", "showlegend": true, "type": "scattergl", "x": {"elided": "364 str values"}, "xaxis": "x", "y": {"elided": "364 int values"}, "yaxis": "y"}, {"hovertemplate": "variable=Vosges<br>date=%{x|%B %d, %Y}<br>value=%{y}<extra></extra>", "legendgroup": "Vosges", "line": {"color": "#FF97FF", "dash": "solid"}, "mode": "lines", "name": "Vosges", "showlegend": true, "type": "scattergl", "x": {"elided": "364 str values"}, "xaxis": "x", "y": {"elided": "364 int values"}, "yaxis": "y"}, {"hovertemplate": "variable=Yonne<br>date=%{x|%B %d, %Y}<br>value=%{y}<extra></extra>", "legendgroup": "Yonne", "line": {"color": "#FECB52", "dash": "solid"}, "mode": "lines", "name": "Yonne", "showlegend": true, "type": "scattergl", "x": {"elided": "364 str values"}, "xaxis": "x", "y": {"elided": "364 int values"}, "yaxis": "y"}, {"hovertemplate": "variable=Territoire de Belfort<br>date=%{x|%B %d, %Y}<br>value=%{y}<extra></extra>", "legendgroup": "Territoire de Belfort", "line": {"color": "#636efa", "dash": "solid"}, "mode": "lines", "name": "Territoire de Belfort", "showlegend": true, "type": "scattergl", "x": {"elided": "364 str values"}, "xaxis": "x", "y": {"elided": "364 int values"}, "yaxis": "y"}, {"hovertemplate": "variable=Essonne<br>date=%{x|%B %d, %Y}<br>value=%{y}<extra></extra>", "legendgroup": "Essonne", "line": {"color": "#EF553B", "dash": "solid"}, "mode": "lines", "name": "Essonne", "showlegend": true, "type": "scattergl", "x": {"elided": "364 str values"}, "xaxis": "x", "y": {"elided": "364 int values"}, "yaxis": "y"}, {"hovertemplate": "variable=Hauts-de-Seine<br>date=%{x|%B %d, %Y}<br>value=%{y}<extra></extra>", "legendgroup": "Hauts-de-Seine", "line": {"color": "#00cc96", "dash": "solid"}, "mode": "lines", "name": "Hauts-de-Seine", "showlegend": true, "type": "scattergl", "x": {"elided": "364 str values"}, "xaxis": "x", "y": {"elided": "364 int values"}, "yaxis": "y"}, {"hovertemplate": "variable=Seine-Saint-Denis<br>date=%{x|%B %d, %Y}<br>value=%{y}<extra></extra>", "legendgroup": "Seine-Saint-Denis", "line": {"color": "#ab63fa", "dash": "solid"}, "mode": "lines", "name": "Seine-Saint-Denis", "showlegend": true, "type": "scattergl", "x": {"elided": "364 str values"}, "xaxis": "x", "y": {"elided": "364 int values"}, "yaxis": "y"}, {"hovertemplate": "variable=Val-de-Marne<br>date=%{x|%B %d, %Y}<br>value=%{y}<extra></extra>", "legendgroup": "Val-de-Marne", "line": {"color": "#FFA15A", "dash": "solid"}, "mode": "lines", "name": "Val-de-Marne", "showlegend": true, "type": "scattergl", "x": {"elided": "364 str values"}, "xaxis": "x", "y": {"elided": "364 int values"}, "yaxis": "y"}, {"hovertemplate": "variable=Val-d'Oise<br>date=%{x|%B %d, %Y}<br>value=%{y}<extra></extra>", "legendgroup": "Val-d'Oise", "line": {"color": "#19d3f3", "dash": "solid"}, "mode": "lines", "name": "Val-d'Oise", "showlegend": true, "type": "scattergl", "x": {"elided": "364 str values"}, "xaxis": "x", "y": {"elided": "364 int values"}, "yaxis": "y"}, {"hovertemplate": "variable=Guadeloupe<br>date=%{x|%B %d, %Y}<br>value=%{y}<extra></extra>", "legendgroup": "Guadeloupe", "line": {"color": "#FF6692", "dash": "solid"}, "mode": "lines", "name": "Guadeloupe", "showlegend": true, "type": "scattergl", "x": {"elided": "364 str values"}, "xaxis": "x", "y": {"elided": "364 int values"}, "yaxis": "y"}, {"hovertemplate": "variable=Martinique<br>date=%{x|%B %d, %Y}<br>value=%{y}<extra></extra>", "legendgroup": "Martinique", "line": {"color": "#B6E880", "dash": "solid"}, "mode": "lines", "name": "Martinique", "showlegend": true, "type": "scattergl", "x": {"elided": "364 str values"}, "xaxis": "x", "y": {"elided": "364 int values"}, "yaxis": "y"}, {"hovertemplate": "variable=Guyane<br>date=%{x|%B %d, %Y}<br>value=%{y}<extra></extra>", "legendgroup": "Guyane", "line": {"color": "#FF97FF", "dash": "solid"}, "mode": "lines", "name": "Guyane", "showlegend": true, "type": "scattergl", "x": {"elided": "364 str values"}, "xaxis": "x", "y": {"elided": "364 int values"}, "yaxis": "y"}, {"hovertemplate": "variable=La Réunion<br>date=%{x|%B %d, %Y}<br>value=%{y}<extra></extra>", "legendgroup": "La Réunion", "line": {"color": "#FECB52", "dash": "solid"}, "mode": "lines", "name": "La Réunion", "showlegend": true, "type": "scattergl", "x": {"elided": "364 str values"}, "xaxis": "x", "y": {"elided": "364 int values"}, "yaxis": "y"}, {"hovertemplate": "variable=Mayotte<br>date=%{x|%B %d, %Y}<br>value=%{y}<extra></extra>", "legendgroup": "Mayotte", "line": {"color": "#636efa", "dash": "solid"}, "mode": "lines", "name": "Mayotte", "showlegend": true, "type": "scattergl", "x": {"elided": "364 str values"}, "xaxis": "x", "y": {"elided": "364 int values"}, "yaxis": "y"}], "layout": {"height": 500, "legend": {"title": {"text": "variable"}, "tracegroupgap": 0}, "title": {"text": "intensive care beds occupied since 1st confinement in France by departments"}, "width": 800, "xaxis": {"anchor": "y", "domain": [0, 1], "dtick": "M1", "tickformat": "%d\n%b", "title": {"text": "date"}}, "yaxis": {"anchor": "x", "domain": [0, 1], "title": {"text": "value"}}}}
